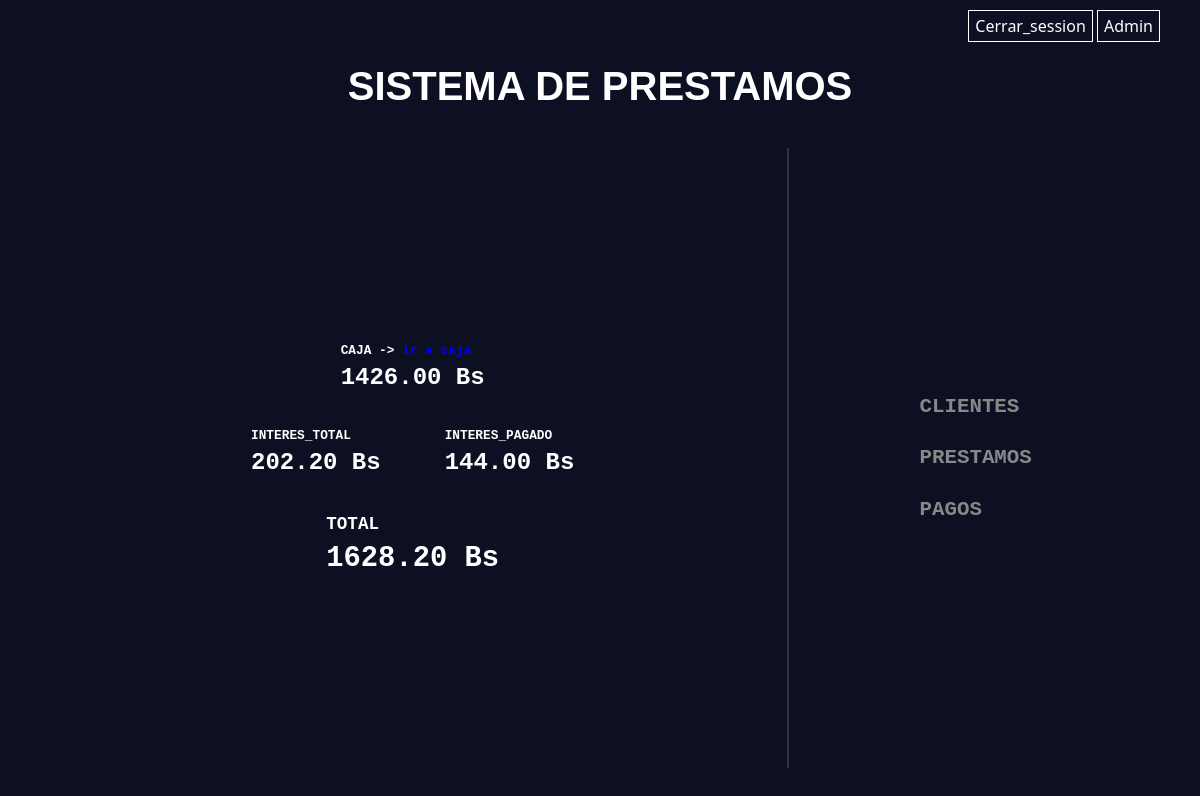
The app's page /home/ (signed in) with its own data.
### caja/models.py (models this page shows, shortened)
class Caja(models.Model):
    monto_disponible = models.DecimalField(max_digits=10, decimal_places=2, default=0.00)

### interesT/models.py (models this page shows, shortened)
class InteresT(models.Model):
    interes_total = models.DecimalField(max_digits=10, decimal_places=2, default=0.00)
    interes_pagado =models.DecimalField(max_digits=10, decimal_places=2, default=0.00)

### home/views.py (the view)
# urls.py: path('home/', views.home, name='home'),
@login_required
@never_cache
def home(request):
    total_caja = Caja.objects.get(id=1)  # Obtiene el registro con id=1
    interes, creado = InteresT.objects.get_or_create(defaults={'interes_total': 0.00})   # devuelve una tupla con dos valores get_or_create()
    suma_total = total_caja.monto_disponible + interes.interes_total
    return render(request, 'home/home.html', {'total_caja':total_caja, 'interes':interes, 'suma_total':suma_total})

### home/templates/home/home.html (shortened to what this page needs)
{% extends "home/base.html" %}
{% load static %}
{% block head %}
    <link rel="stylesheet" href="{% static 'css/home.css' %}">
{% endblock %}
{% block content %}
    <div class="container">
        <div class="text-end">
            <a href="{% url 'logout' %}">Cerrar_session</a>
            <a href="{% url 'admin:index' %}">Admin</a>
        </div>
        <div class="text-center"><h1>SISTEMA DE PRESTAMOS</h1></div>
        <div class="banner row">
            <div class="p_col col-8">
                <div class="box_caja">
                    <div>
                        <a href="{% url 'caja' %}">CAJA -> <span>ir a caja</span></a>
                    </div>
                    <div>
                        {% if total_caja %}
                            <div class=""> {{ total_caja.monto_disponible }} Bs</div>
                        {% else %}
                            <div class=""> 0.00 </div>
                        {% endif %}
                    </div>
                </div>
                <div class="box_interes row">
                    <div class="col">
                        <div class="titulo">
                            INTERES_TOTAL
                        </div>
                        <div>
                            {% if interes %}
                                <div class=""> {{ interes.interes_total }} Bs</div>
                            {% else %}
                                <div class=""> 0.00 </div>
                            {% endif %}
                        </div>
                    </div>
                    <div class="col">
                        <div class="titulo">
                            INTERES_PAGADO
                        </div>
                        <div>
                            {% if interes %}
                                <div class=""> {{ interes.interes_pagado }} Bs</div>
                            {% else %}
                                <div class=""> 0.00 </div>
                            {% endif %}
                        </div>
                    </div>
                </div>
                <div class="box_total">
                    <div class="titulo">
                        TOTAL
                    </div>
                    <div>
                        {{ suma_total }} Bs
                    </div>
                </div>
            </div>
            <div class="s_col col-4">
                <div class="box">
                    <div><a href="{% url 'clients' %}">CLIENTES</a></div>
                    <div><a href="{% url 'loans' %}">PRESTAMOS</a></div>
                    <div><a href="{% url 'payments' %}">PAGOS</a></div>
                </div>
            </div>
        </div>
    </div>
{% endblock %}

### home/static/css/home.css (style rules this page uses)
.container { padding: 10px; min-height: 100vh; }
.container .text-end { background: transparent; }
.container .text-end a:nth-child(1) { text-decoration: none; display: inline-block; padding: 3px 6px; color: #fff; border: 1px solid #fff; }
.container .text-end a:nth-child(2) { text-decoration: none; display: inline-block; color: #fff; padding: 3px 6px; border: 1px solid #fff; }
.container .text-center { padding: 20px; }
.container .text-center h1 { font-family: Arial, Helvetica, sans-serif; font-weight: bold; }
.banner { padding: 10px; height: 80vh; }
.banner .p_col { padding: 10px; display: flex; justify-content: center; align-items: center; flex-direction: column; }
.banner .p_col .box_caja { background: transparent; margin: 15px 0; }
.banner .p_col .box_caja div:nth-child(1) a { text-decoration: none; color: #fff; font-weight: bold; font-family:'Courier New', Courier, monospace; font-size: 0.8rem; }
.banner .p_col .box_caja div:nth-child(1) a span { color: blue; font-size: 0.8rem; }
.banner .p_col .box_caja div:nth-child(2) div { font-weight: bold; font-family: 'Courier New', Courier, monospace; font-size: 1.5rem; }
.banner .p_col .box_interes { background: transparent; margin: 15px 0; }
.banner .p_col .box_interes .col { margin: 0 20px; }
.banner .p_col .box_interes .col .titulo { color: #fff; font-weight: bold; font-family:'Courier New', Courier, monospace; font-size: 0.8rem; }
.banner .p_col .box_interes .col div:nth-child(2) { font-weight: bold; font-family: 'Courier New', Courier, monospace; font-size: 1.5rem; }
.banner .p_col .box_total { background: transparent; margin: 15px 0; }
.banner .p_col .box_total .titulo { font-weight: bold; font-family:'Courier New', Courier, monospace; font-size: 1.1rem; }
.banner .p_col .box_total div:nth-child(2) { font-weight: bold; font-family: 'Courier New', Courier, monospace; font-size: 1.8rem; }
.banner .s_col { border-left: 2px solid #333; padding: 10px; display: flex; justify-content: center; align-items: center; }
.banner .s_col .box { padding: 5px; }
.banner .s_col .box div { margin: 20px 0; }
.banner .s_col .box div a { text-decoration: none; padding: 0 3px; color: #888; font-size: 1.3rem; font-family:'Courier New', Courier, monospace; font-weight: bold; }

### home/templates/home/base.html (style rules this page uses)
* { margin: 0; padding: 0; box-sizing: border-box; }
body { background-color: #0c1022; color: #fff; }

### records on screen
Caja: monto_disponible "1426.00"
InteresT: interes_total "202.20", interes_pagado "144.00"

### other values on screen
{{ suma_total }} "1628.20"
